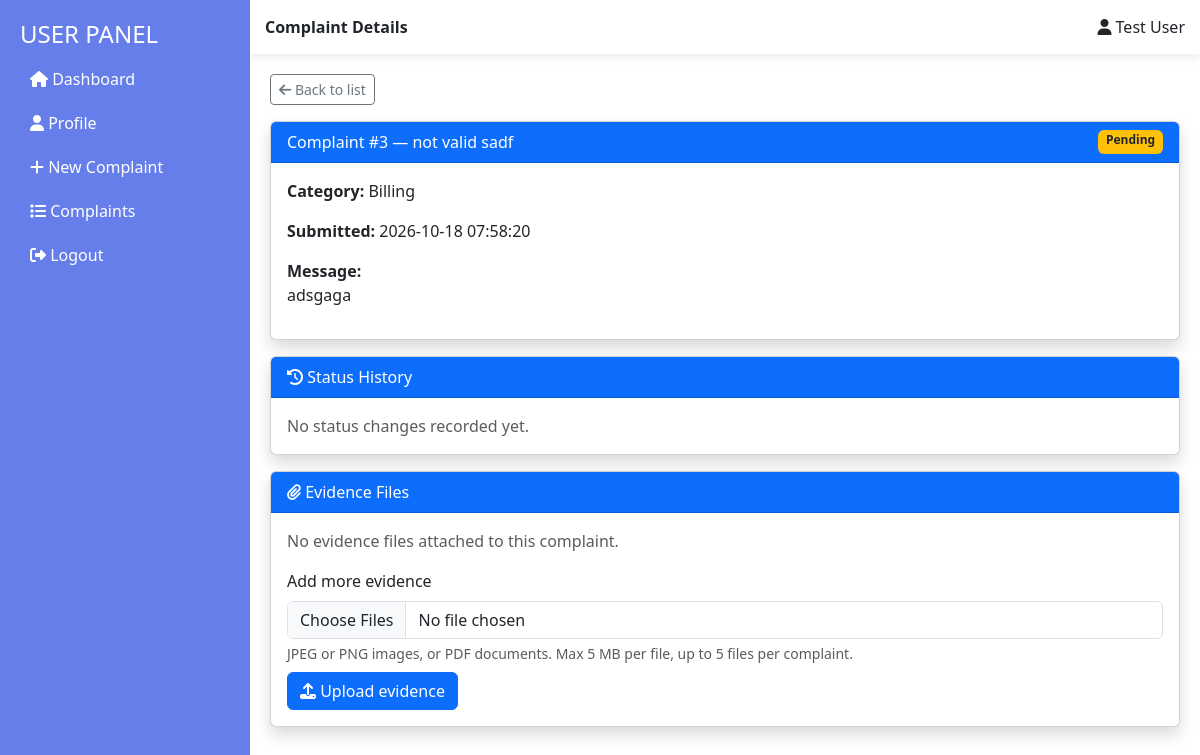
/USP_Feedback-3/user/complaint_status.php?id=3 (signed in), run on the app's committed database.
### tables this page shows
CREATE TABLE `complaints` (
  `complaint_id` int(11) NOT NULL AUTO_INCREMENT,
  `user_id` int(11) NOT NULL,
  `subject` varchar(200) NOT NULL,
  `category` varchar(100) NOT NULL,
  `message` longtext NOT NULL,
  `status` enum('Pending','In Progress','Resolved') DEFAULT 'Pending',
  `assigned_staff` int(11) DEFAULT NULL,
  `solution` longtext DEFAULT NULL,
  `created_at` timestamp NULL DEFAULT current_timestamp(),
  `resolved_at` timestamp NULL DEFAULT NULL,
  PRIMARY KEY (`complaint_id`),
  KEY `user_id` (`user_id`),
  KEY `assigned_staff` (`assigned_staff`),
  CONSTRAINT `fk_161` FOREIGN KEY (`user_id`) REFERENCES `users` (`id`) ON DELETE CASCADE,
  CONSTRAINT `fk_162` FOREIGN KEY (`assigned_staff`) REFERENCES `users` (`id`) ON DELETE SET NULL
);

### USP_Feedback-3/includes/common_helpers.php (called while the page is built, shortened)
<?php
function get_complaint_timeline(mysqli $conn, int $complaintId): array
{
    try {
        $stmt = $conn->prepare(
            "SELECT h.history_id, h.event_type, h.status, h.message, h.actor_id, h.actor_role,
                    h.created_at, u.name AS actor_name
             FROM complaint_status_history h
             LEFT JOIN users u ON u.id = h.actor_id
             WHERE h.complaint_id = ?
             ORDER BY h.created_at ASC, h.history_id ASC"
        );
        $stmt->bind_param('i', $complaintId);
        $stmt->execute();
        $rows = $stmt->get_result()->fetch_all(MYSQLI_ASSOC);
        return $rows;
    } catch (Throwable $e) {
        error_log('[timeline] ' . $e->getMessage());
        return [];
    }
}

### USP_Feedback-3/user/complaint_status.php (the view, shortened to what this page needs)
<?php
include_once '../includes/common_helpers.php';
include '../config/db_connect.php';
$user_id = $_SESSION['user_id'];
$view_id = 0;
if (isset($_GET['id'])) {
    $view_id = (int) $_GET['id'];
}
$detail = null;
$timeline = [];
$attachments = [];
if ($view_id > 0) {
    $stmt = mysqli_prepare($conn, "SELECT * FROM complaints WHERE complaint_id = ? AND user_id = ? LIMIT 1");
    mysqli_stmt_bind_param($stmt, "ii", $view_id, $user_id);
    mysqli_stmt_execute($stmt);
    $detail = mysqli_fetch_assoc(mysqli_stmt_get_result($stmt));
    if ($detail) {
        $timeline = get_complaint_timeline($conn, $view_id);
        $stmt = mysqli_prepare($conn, "SELECT * FROM complaint_attachments WHERE complaint_id = ? AND uploaded_by = ? ORDER BY attachment_id ASC");
        mysqli_stmt_bind_param($stmt, "ii", $view_id, $user_id);
        mysqli_stmt_execute($stmt);
        $attachments = mysqli_fetch_all(mysqli_stmt_get_result($stmt), MYSQLI_ASSOC);
    }
} else {
    $query = "SELECT * FROM complaints WHERE user_id = $user_id ORDER BY created_at DESC";
    $result = mysqli_query($conn, $query);
    $complaints = mysqli_fetch_all($result, MYSQLI_ASSOC);
}
function status_badge_class(string $status): string
{
    return match ($status) {
        'Pending' => 'bg-warning text-dark',
        'In Progress' => 'bg-info text-dark',
        'Resolved' => 'bg-success',
        default => 'bg-secondary',
    };
}
?>
<!DOCTYPE html>
<html lang="en">
<head>
<link href="https://cdn.jsdelivr.net/npm/bootstrap@5.3.0/dist/css/bootstrap.min.css" rel="stylesheet">
<link rel="stylesheet" href="https://cdnjs.cloudflare.com/ajax/libs/font-awesome/6.4.0/css/all.min.css">
<link rel="stylesheet" href="../css/responsive.css">
</head>
<body>
<div class="sidebar">
    <h4>USER PANEL</h4>
    <a href="index.php"><i class="fas fa-home"></i> Dashboard</a>
    <a href="profile.php"><i class="fas fa-user"></i> Profile</a>
    <a href="submit_complaint.php"><i class="fas fa-plus"></i> New Complaint</a>
    <a href="complaint_status.php"><i class="fas fa-list"></i> Complaints</a>
    <a href="logout.php"><i class="fas fa-sign-out-alt"></i> Logout</a>
</div>
<div class="topbar">
    <div><b><?php echo $detail ? 'Complaint Details' : 'My Complaints'; ?></b></div>
    <div><i class="fas fa-user"></i> <?php echo $_SESSION['user_name']; ?></div>
</div>
<div class="main-content">
<?php if (isset($not_found)): ?>
    <div class="alert alert-danger">
        Complaint not found. <a href="complaint_status.php">Back to my complaints</a>
    </div>
<?php elseif ($detail): ?>
    <a href="complaint_status.php" class="btn btn-outline-secondary btn-sm mb-3">
        <i class="fas fa-arrow-left"></i> Back to list
    </a>
    <div class="card shadow mb-3">
        <div class="card-header bg-primary text-white d-flex justify-content-between">
            <span>Complaint #<?php echo (int) $detail['complaint_id']; ?> &mdash; <?php echo htmlspecialchars($detail['subject']); ?></span>
            <span class="badge <?php echo status_badge_class($detail['status']); ?>"><?php echo htmlspecialchars($detail['status']); ?></span>
        </div>
        <div class="card-body">
            <p><b>Category:</b> <?php echo htmlspecialchars($detail['category']); ?></p>
            <p><b>Submitted:</b> <?php echo htmlspecialchars($detail['created_at']); ?></p>
            <p><b>Message:</b><br><?php echo nl2br(htmlspecialchars($detail['message'])); ?></p>
        </div>
    </div>
    <div class="card shadow mb-3">
        <div class="card-header bg-primary text-white"><i class="fas fa-history"></i> Status History</div>
        <div class="card-body">
            <?php if (count($timeline) > 0): ?>
                <ol class="timeline">
                    <?php foreach ($timeline as $event): ?>
                        <li>
                            <b><?php echo htmlspecialchars(ucwords(str_replace('_', ' ', $event['event_type']))); ?></b>
                            <?php if ($event['status'] !== null && $event['status'] !== ''): ?>
                                <span class="badge <?php echo status_badge_class($event['status']); ?>"><?php echo htmlspecialchars($event['status']); ?></span>
                            <?php endif; ?>
                            <?php if (!empty($event['actor_name'])): ?>
                                <div class="small">By: <?php echo htmlspecialchars($event['actor_name']); ?> (<?php echo htmlspecialchars($event['actor_role'] ?? 'system'); ?>)</div>
                            <?php endif; ?>
                            <?php if (!empty($event['message'])): ?>
                                <div class="small fst-italic"><?php echo htmlspecialchars($event['message']); ?></div>
                            <?php endif; ?>
                            <div class="tl-date"><?php echo htmlspecialchars($event['created_at']); ?></div>
                        </li>
                    <?php endforeach; ?>
                </ol>
            <?php else: ?>
                <p class="text-muted mb-0">No status changes recorded yet.</p>
            <?php endif; ?>
        </div>
    </div>
    <div class="card shadow mb-3">
        <div class="card-header bg-primary text-white"><i class="fas fa-paperclip"></i> Evidence Files</div>
        <div class="card-body">
            <?php if (count($attachments) > 0): ?>
                <ul class="list-group mb-3">
                    <?php foreach ($attachments as $att): ?>
                        <li class="list-group-item d-flex justify-content-between align-items-center">
                            <span>
                                <i class="fas fa-file me-2"></i>
                                <?php echo htmlspecialchars($att['original_name']); ?>
                                <span class="text-muted small">(<?php echo round($att['file_size'] / 1024, 1); ?> KB, <?php echo htmlspecialchars($att['mime_type']); ?>)</span>
                            </span>
                            <a class="btn btn-sm btn-outline-primary" href="view_attachment.php?id=<?php echo (int) $att['attachment_id']; ?>" target="_blank" rel="noopener">
                                <i class="fas fa-eye"></i> View
                            </a>
                        </li>
                    <?php endforeach; ?>
                </ul>
            <?php else: ?>
                <p class="text-muted">No evidence files attached to this complaint.</p>
            <?php endif; ?>
            <?php if ($detail['status'] !== 'Resolved' && count($attachments) < 5): ?>
                <form method="post" enctype="multipart/form-data" id="addEvidenceForm">
                    <label for="extra_files" class="form-label">Add more evidence</label>
                    <input class="form-control" type="file" id="extra_files" name="extra_files[]"
                           accept=".jpg,.jpeg,.png,.pdf,image/jpeg,image/png,application/pdf" multiple required>
                    <div class="form-text">JPEG or PNG images, or PDF documents. Max 5 MB per file, up to 5 files per complaint.</div>
                    <button type="submit" class="btn btn-primary mt-2"><i class="fas fa-upload"></i> Upload evidence</button>
                </form>
            <?php endif; ?>
        </div>
    </div>
<?php endif; ?>
</div>
</body>
</html>

### USP_Feedback-3/css/responsive.css (style rules this page uses)
*, *::before, *::after { box-sizing: border-box; }
html { -webkit-text-size-adjust: 100%; text-size-adjust: 100%; }
.main-content, .main, .page-header, .table-section, .card, .row > *, .modal-content, .topbar, .navbar-custom { min-width: 0; }
.main-content, .main, .modal-body { overflow-wrap: break-word; }
.sidebar { overflow-y: auto; }
@media (min-width: 992px) { body > .main-content { max-width: 1700px; margin-left: max(250px, calc((100vw / var(--fit, 1) + 250px - 1700px) / 2)) !important; margin-right: auto; } }

### USP_Feedback-3/user/complaint_status.php (style rules this page uses)
.sidebar { position:fixed; left:0; top:0; width:250px; height:100vh; background:#667eea; color:white; padding:20px; }
.sidebar a { display:block; color:white; padding:10px; text-decoration:none; }
.topbar { margin-left:250px; background:white; padding:15px; box-shadow:0 2px 10px rgba(0,0,0,0.1); display:flex; justify-content:space-between; }
.main-content { margin-left:250px; padding:20px; }

### data on the page
complaints: complaint_id "3", subject "not valid sadf", status "Pending", category "Billing", created_at "2026-10-18 07:58:20", message "adsgaga"

### other printed values
$_SESSION['user_name'] "Test User"
